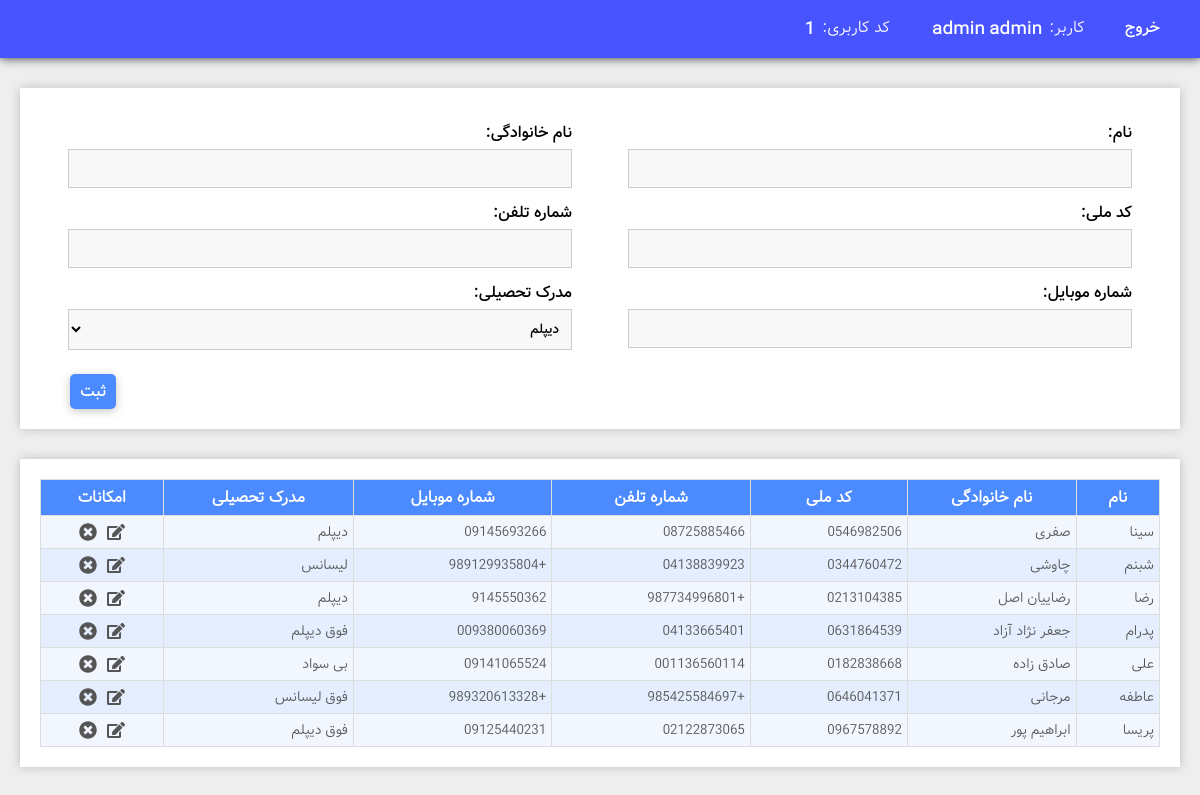
The app's page / (signed in) with its own data.
### registery/models.py (models this page shows, shortened)
class DemographicInfo(models.Model):
    first_name = models.CharField(max_length=200)
    last_name = models.CharField(max_length=200)
    national_code = models.CharField(max_length=200)
    phone_number = models.CharField(max_length=200)
    cell_number = models.CharField(max_length=200)
    education_degree = models.CharField(max_length=200)

### registery/views.py (the view)
# urls.py: path('', registery.views.index, name='index'),
def index(request):
    if request.user.is_authenticated:
        data = DemographicInfo.objects.all()
        if request.method == 'POST':
            form = DataForm(request.POST)
            if form.is_valid():
                if DemographicInfo.objects.filter(national_code=form.cleaned_data['national_code']):
                    messages.error(request, 'رکوردی با این کد ملی موجود است')
                    return redirect('index')
                else:
                    DemographicInfo.objects.create(**form.cleaned_data)
                    messages.success(request, 'اطلاعات با موفقیت ثبت شد.')
                    return redirect('index')
        else:
            form = DataForm()
        context = {
            'form': form,
            'data': data,
        }
        return render(request, 'index.html', context)
    else:
        return redirect('login')

### templates/index.html (shortened to what this page needs)
{% load static %}
{% load widget_tweaks %}
<!DOCTYPE html>
<html lang="fa" dir="rtl">
<head>
	<link rel="stylesheet" href="{% static 'css/fonts.css' %}">
	<link rel="stylesheet" href="{% static 'css/style.css' %}">
</head>
<body>
	<header>
		<div class="container">
			<div id="user-info">
				<div class="info-section">
					<form action="/logout" method="post">
						<input id="logout" type="submit" value="خروج">
					</form>
				</div>
				<div class="info-section">
					<p class="key">کاربر:</p>
					<p id="user-name" class="value">{{ user.first_name }}</p>
					<p id="user-last-name" class="value">{{ user.last_name }}</p>
				</div>
				<div class="info-section">
					<p class="key">کد کاربری:</p>
					<p id="user-id" class="value">{{ user.id }}</p>
				</div>
			</div>
		</div>
	</header>
	<section id="main">
		<div class="container">
			<div class="section">
				<form id="main-form" action="{% if id %}/edit/{{id}}{% else %}/{% endif %}" method="POST">
					<div class="form-section">
						{% for field in form %}
							<div class="input-grp">
								{{ field.label_tag }}
								{% render_field field autocomplete="off" class="input" %}
							</div>
						{% endfor %}
					</div>
					<div class="form-footer">
						<div class="input-grp" dir="ltr">
							<input type="submit" value="{% if id %}بروز رسانی{% else %}ثبت{% endif %}" class="form-btn">
						</div>
					</div>
				</form>
			</div>
			<div class="section">
				<table class="data-table">
					<thead>
						<tr>
							<th>نام</th>
							<th>نام خانوادگی</th>
							<th>کد ملی</th>
							<th>شماره تلفن</th>
							<th>شماره موبایل</th>
							<th>مدرک تحصیلی</th>
							<th>امکانات</th>
						</tr>
					</thead>
					<tbody>
						{% for record in data %}
						<tr>
							<td>{{ record.first_name }}</td>
							<td>{{ record.last_name }}</td>
							<td>{{ record.national_code }}</td>
							<td>{{ record.phone_number }}</td>
							<td>{{ record.cell_number }}</td>
							<td>{{ record.education_degree }}</td>
							<td>
								<form method="POST">
									<input type="submit" value="" class="edit" title="ویرایش" formaction="edit/{{ record.id }}" formmethod="GET">
									<input type="submit" value="" class="delete" title="حذف" formaction="delete/{{ record.id }}">
								</form>
							</td>
						</tr>
						{% endfor %}
					</tbody>
				</table>
			</div>
		</div>
	</section>
</body>
</html>

### exr_proj/static/css/style.css (style rules this page uses)
* { margin: 0; padding: 0; }
body { background-color: #eee; font-family: Vazir; }
input, select { outline: none; border: none; font-family: Vazir; }
.container { max-width: 1200px; margin: auto; padding: 0 20px; }
header { padding: 15px 0; background-color: #4854ff; color: #fff; box-shadow: 0 0 10px 0 #000000cc; }
header div { display: flex; }
.info-section { margin: 0 20px; }
#logout { background-color: #00000000; color: #fff; cursor: pointer; font-size: 16px; }
header .key { padding-left: 5px; font-family: Vazir-Light; font-size: 16px; }
header .value { font-size: 18px; margin: 0 2px; }
.section { margin: 30px 0; padding: 20px; background-color: #fff; box-shadow: 0 0 10px 0 #00000033; }
.form-section { display: flex; flex-wrap: wrap; justify-content: space-around; font-size: 16px; }
.form-footer { display: flex; justify-content: space-between; margin-top: 12px; }
.input-grp { margin-top: 12px; width: 45%; }
.input { display: block; width: 100%; box-sizing: border-box; padding: 8px; background-color: #f8f8f8; border: 1px solid #ccc; margin-top: 4px; transition: .25s; }
.form-btn { margin-left: 6%; font-size: 16px; padding: 5px 10px; border: none; border-radius: 5px; background-color: #4b8aff; color: #fff; cursor: pointer; box-shadow: 0 2px 10px 0 #0000003a; }
.data-table { font-family: Vazir-Light; width: 100%; border-collapse: collapse; }
.data-table, th, td { border: 1px solid #ddd; padding: 5px; }
.data-table form { display: flex; justify-content: center; }
thead { background-color: #4b8aff; color: #fff; }
tbody { font-size: 14px; color: #555; }
tbody tr:nth-child(even) { background-color: #e4eeff }
tbody tr:nth-child(odd) { background-color: #f2f7ff }
.edit, .delete { width: 18px; height: 18px; margin: 0 5px; background-repeat: no-repeat; background-size: 18px 18px; background-color: #00000000; cursor: pointer; }
.edit { background-image: url(../icons/edit.svg); }
.delete { background-image: url(../icons/delete.svg) }

### records on screen
DemographicInfo: first_name "سینا", last_name "صفری", national_code "0546982506", phone_number "08725885466", cell_number "09145693266", education_degree "دیپلم"
DemographicInfo: first_name "شبنم", last_name "چاوشی", national_code "0344760472", phone_number "04138839923", cell_number "+989129935804", education_degree "لیسانس"
DemographicInfo: first_name "رضا", last_name "رضاییان اصل", national_code "0213104385", phone_number "+987734996801", cell_number "9145550362", education_degree "دیپلم"
DemographicInfo: first_name "پدرام", last_name "جعفر نژاد آزاد", national_code "0631864539", phone_number "04133665401", cell_number "009380060369", education_degree "فوق دیپلم"
DemographicInfo: first_name "علی", last_name "صادق زاده", national_code "0182838668", phone_number "001136560114", cell_number "09141065524", education_degree "بی سواد"
DemographicInfo: first_name "عاطفه", last_name "مرجانی", national_code "0646041371", phone_number "+985425584697", cell_number "+989320613328", education_degree "فوق لیسانس"
DemographicInfo: first_name "پریسا", last_name "ابراهیم پور", national_code "0967578892", phone_number "02122873065", cell_number "09125440231", education_degree "فوق دیپلم"

### other values on screen
{{ user.first_name }} "admin"
{{ user.last_name }} "admin"
{{ user.id }} "1"
{{ field.label_tag }} "نام:" "نام خانوادگی:" "کد ملی:" "شماره تلفن:" "شماره موبایل:" "مدرک تحصیلی:"
